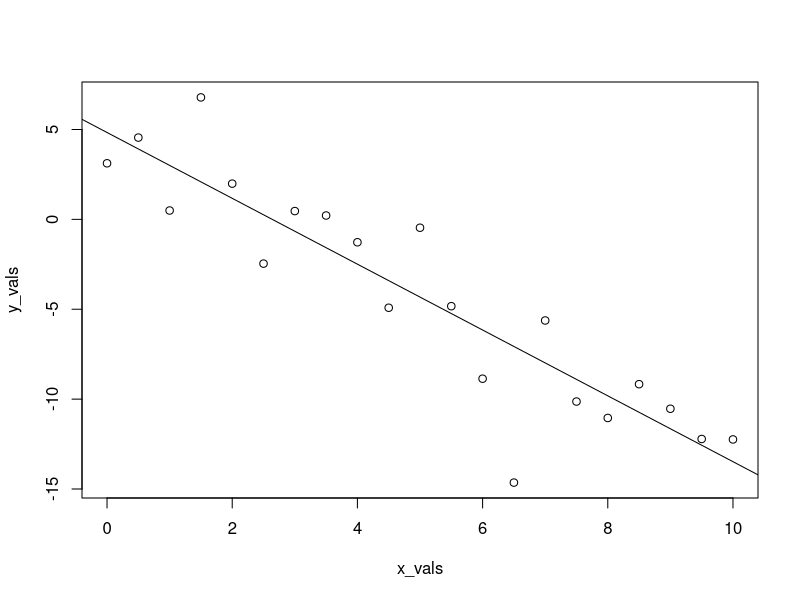
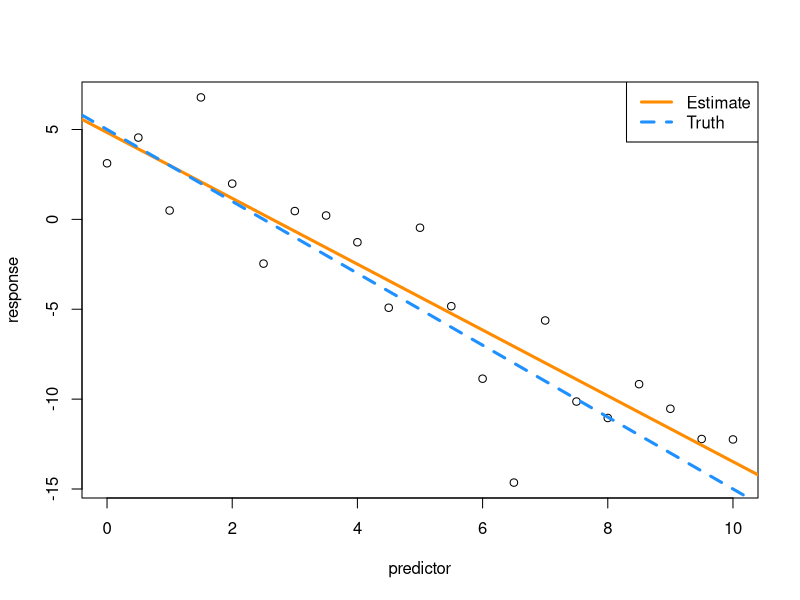

Here is the R script that generated these plots, in order: (Note: this script raises an error after producing the figures.)
# simulation
# 1. The idea is to assume we know the parameters of the model.
# 2. We generate data based on that model
# 3. We calculate estimates doing normal SLR
# How far are the calculated parameters from the model parameters?


## model parameters
num_obs <- 21
beta_0 <- 5
beta_1 <- -2
sigma <- 3

## generate data

# first we get fixed values for x
x_vals <- seq(from = 0, to = 10, length.out = num_obs)

# then we get the errors, but the erros must follow a normal distribution
# we can use rnorm to get some random samples
set.seed(1)
(epsilon <- rnorm(n = num_obs, mean = 0, sd = sigma))

# then we calculate the corresponding y values
(y_vals <- beta_0 + beta_1 * x_vals + epsilon)


## fit model

sim_fit <- lm(y_vals ~ x_vals)
summary(sim_fit)

# The coefficients are not that far from the model parameters,
# so we can say LR is working fine
sim_fit$coefficients

plot(y_vals ~ x_vals)
abline(sim_fit)


## Let's make simulation repeatable 

sim_slr <- function(x, beta_0 = 10, beta_1 = 5, sigma = 1) {
  n <- length(x)
  epsilon <- rnorm(n = n, mean = 0, sd = sigma)
  y <- beta_0 + beta_1 * x + epsilon
  data.frame(predictor = x, response = y)
}

# Use the function with the same parameters
set.seed(1)
sim_data <- sim_slr(x = x_vals, beta_0 = 5, beta_1 = -2, sigma = 3)
head(sim_data)

sim_fit <- lm(response ~ predictor, data = sim_data)
sim_fit$coefficients

plot(response ~ predictor, data = sim_data)
abline(sim_fit, lwd = 3, lty = 1, col = "darkorange")
abline(beta_0, beta_1, lwd = 3, lty = 2, col = "dodgerblue")

legend("topright", c("Estimate", "Truth"), 
       lty = c(1, 2),
       lwd = 3,
       col = c("darkorange", "dodgerblue"))

# Let's do another one we can run multiple times without seed

###### Important idea: 

# The parameters we estimate follow its own distribution based on
# the parameters we use for the model (the real ones)
#set.seed(1)
sim_data <- sim_slr(x = x_vals, beta_0 = 5, beta_1 = -2, sigma = 3)
sim_fit <- lm(response ~ predictor, data = sim_data)

i#sim_fit <- lm(response ~ predictor, data = sim_data)
sim_fit$coefficients

plot(response ~ predictor, 
     data = sim_data,
     ylim = c(-15, 10))
abline(sim_fit, lwd = 3, lty = 1, col = "darkorange")
abline(beta_0, beta_1, lwd = 3, lty = 2, col = "dodgerblue")

legend("topright", c("Estimate", "Truth"), 
       lty = c(1, 2),
       lwd = 3,
       col = c("darkorange", "dodgerblue"))

